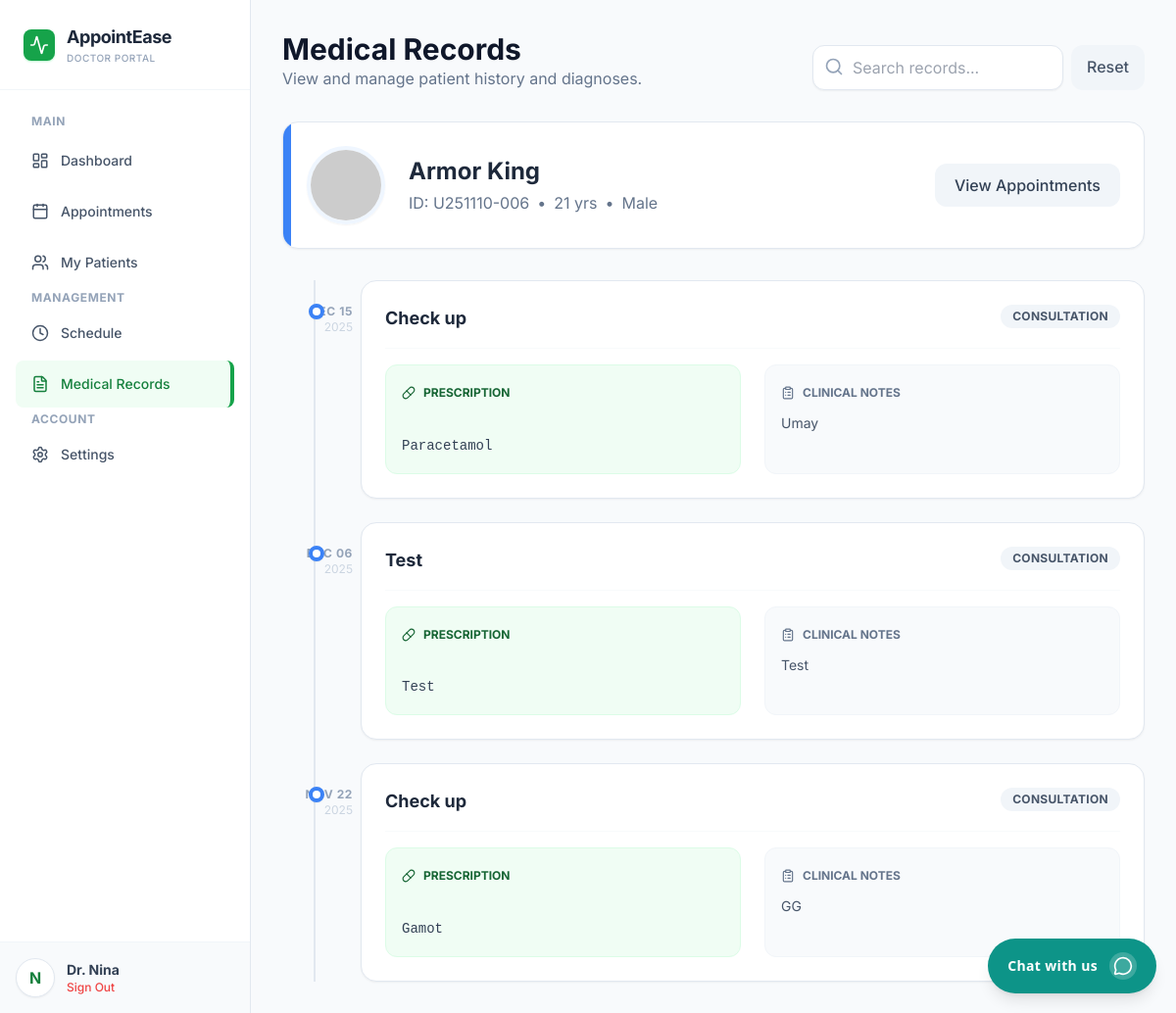
The page /doctor_records.php?patient_id=U251110-006 (signed in) on the database its author committed.
### tables this page shows
CREATE TABLE `tblinfo` (
  `id` int(11) NOT NULL,
  `user_id` varchar(30) NOT NULL,
  `last_name` varchar(40) NOT NULL,
  `first_name` varchar(50) NOT NULL,
  `middle_name` varchar(40) NOT NULL,
  `specialization` varchar(30) NOT NULL,
  `bdate` date NOT NULL,
  `gender` varchar(10) NOT NULL,
  `address` varchar(200) NOT NULL,
  `contact` varchar(20) NOT NULL,
  `image` varchar(255) DEFAULT NULL
);

CREATE TABLE `tbl_medical_records` (
  `id` int(11) NOT NULL,
  `appointment_id` int(11) NOT NULL,
  `diagnosis` varchar(255) DEFAULT NULL,
  `prescription` text DEFAULT NULL,
  `notes` text DEFAULT NULL,
  `created_at` timestamp NOT NULL DEFAULT current_timestamp()
);

CREATE TABLE `tblappointment` (
  `id` int(11) NOT NULL,
  `booking_date` date NOT NULL,
  `booking_time` time DEFAULT NULL,
  `user_id` varchar(30) NOT NULL,
  `doctor` varchar(30) NOT NULL,
  `status` int(11) NOT NULL,
  `reminder_sent` tinyint(1) NOT NULL DEFAULT 0,
  `reminder_sent_at` datetime DEFAULT NULL
);

### controllers/doctor_records_data.php (called while the page is built, shortened)
<?php
require_once 'security_helper.php';
require_once 'db.php';
$doctor_id = session_get_user_id();
$search = $_GET['search'] ?? '';
$patient_filter = $_GET['patient_id'] ?? '';
$sql = "SELECT mr.*,
               a.booking_date,
               p.first_name, p.last_name, p.gender, p.bdate, p.image
        FROM tbl_medical_records mr
        JOIN tblappointment a ON mr.appointment_id = a.id
        JOIN tblinfo p ON a.user_id = p.user_id
        WHERE a.doctor = ?";
$params = [$doctor_id];
if ($patient_filter) {
    $sql .= " AND p.user_id = ?";
    $params[] = $patient_filter;
}
$sql .= " ORDER BY a.booking_date DESC, mr.created_at DESC";
try {
    $stmt = $pdo->prepare($sql);
    $stmt->execute($params);
    $records = $stmt->fetchAll(PDO::FETCH_ASSOC);
} catch (Exception $e) {
    die("Error: " . $e->getMessage());
}
if ($patient_filter) {
    $stmt = $pdo->prepare("SELECT * FROM tblinfo WHERE user_id = ?");
    $stmt->execute([$patient_filter]);
    $patientInfo = $stmt->fetch(PDO::FETCH_ASSOC);
}
function getAge($dob) {
    return date_diff(date_create($dob), date_create('today'))->y;
}
?>

### security_helper.php (called while the page is built, shortened)
<?php
function sanitize_output($data) {
    return htmlspecialchars($data ?? '', ENT_QUOTES | ENT_SUBSTITUTE, 'UTF-8');
}
function e($data) {
    return sanitize_output($data);
}
?>

### doctor_records.php (the view, shortened to what this page needs)
<?php
include __DIR__ . '/controllers/doctor_records_data.php';
?>
<!DOCTYPE html>
<html lang="en">
<head>
    <script src="https://cdn.tailwindcss.com"></script>
</head>
<body class="text-slate-800">
    <div class="flex h-screen overflow-hidden">
        <?php include 'includes/doctor_sidebar.php'; ?>
        <main class="flex-1 overflow-auto w-full">
            <div class="p-6 md:p-8 max-w-7xl mx-auto">
                <div class="flex flex-col md:flex-row justify-between items-end mb-8 gap-4">
                    <div>
                        <h1 class="text-3xl font-bold text-slate-900">Medical Records</h1>
                        <p class="text-slate-500">View and manage patient history and diagnoses.</p>
                    </div>
                    <form method="GET" class="flex gap-2 w-full md:w-auto">
                        <div class="relative flex-1">
                            <i data-lucide="search" class="absolute left-3 top-3 text-slate-400 w-5 h-5"></i>
                            <input type="text" name="search" value="<?= e($search) ?>" placeholder="Search records..." class="w-full md:w-64 pl-10 pr-4 py-2.5 bg-white border border-slate-200 rounded-xl focus:outline-none focus:border-green-500 transition shadow-sm">
                        </div>
                        <?php if($patient_filter || $search): ?>
                            <a href="doctor_records.php" class="px-4 py-2.5 bg-slate-100 text-slate-600 font-medium rounded-xl hover:bg-slate-200 transition">Reset</a>
                        <?php endif; ?>
                    </form>
                </div>
                <?php if($patientInfo):
                    $pName = e($patientInfo['first_name'] . ' ' . $patientInfo['last_name']);
                    $pAvatar = !empty($patientInfo['image']) ? 'uploads/' . e($patientInfo['image']) : 'https://ui-avatars.com/api/?name=' . urlencode($pName) . '&background=random';
                ?>
                <div class="bg-white rounded-2xl border border-slate-200 p-6 mb-8 flex flex-col md:flex-row items-center gap-6 shadow-sm relative overflow-hidden">
                    <div class="absolute top-0 left-0 w-2 h-full bg-blue-500"></div>
                    <img src="<?= $pAvatar ?>" class="w-20 h-20 rounded-full border-4 border-blue-50 shadow-sm object-cover">
                    <div class="flex-1 text-center md:text-left">
                        <h2 class="text-2xl font-bold text-slate-800"><?= $pName ?></h2>
                        <p class="text-slate-500 flex items-center justify-center md:justify-start gap-2 mt-1">
                            <span>ID: <?= e($patientInfo['user_id']) ?></span> &bull;
                            <span><?= getAge($patientInfo['bdate']) ?> yrs</span> &bull;
                            <span><?= e($patientInfo['gender']) ?></span>
                        </p>
                    </div>
                    <div class="flex gap-3">
                        <a href="doctor_appointments.php?search=<?= urlencode($patientInfo['last_name']) ?>" class="px-5 py-2.5 bg-slate-100 text-slate-700 font-medium rounded-xl hover:bg-slate-200 transition">
                            View Appointments
                        </a>
                    </div>
                </div>
                <?php endif; ?>
                <div class="space-y-6 relative before:absolute before:left-4 md:before:left-8 before:top-0 before:bottom-0 before:w-0.5 before:bg-slate-200">
                    <?php if (empty($records)): ?>
                        <div class="pl-12 md:pl-20 py-8">
                            <div class="bg-white rounded-2xl border border-slate-200 border-dashed p-8 text-center">
                                <p class="text-slate-500">No medical records found matching your criteria.</p>
                            </div>
                        </div>
                    <?php else: ?>
                        <?php foreach ($records as $rec):
                            $dateObj = new DateTime($rec['booking_date']);
                        ?>
                        <div class="relative pl-12 md:pl-20 group">
                            <div class="absolute left-[11px] md:left-[27px] top-6 w-4 h-4 rounded-full bg-white border-4 border-blue-500 shadow-sm z-10 group-hover:scale-110 transition-transform"></div>
                            <div class="absolute left-0 top-6 -ml-2 md:-ml-6 w-24 text-right hidden md:block">
                                <p class="text-xs font-bold text-slate-400 uppercase tracking-wider"><?= $dateObj->format('M d') ?></p>
                                <p class="text-xs text-slate-300"><?= $dateObj->format('Y') ?></p>
                            </div>
                            <div class="bg-white rounded-2xl border border-slate-200 p-6 shadow-sm hover:shadow-md transition-all">
                                <div class="flex flex-col md:flex-row justify-between items-start mb-4 border-b border-slate-50 pb-4">
                                    <div>
                                        <h3 class="text-lg font-bold text-slate-800 flex items-center gap-2">
                                            <?= e($rec['diagnosis']) ?>
                                        </h3>
                                    </div>
                                    <span class="px-3 py-1 bg-slate-100 text-slate-600 text-xs rounded-full font-bold uppercase tracking-wide mt-2 md:mt-0">
                                        Consultation
                                    </span>
                                </div>
                                <div class="grid grid-cols-1 md:grid-cols-2 gap-6">
                                    <?php if(!empty($rec['prescription'])): ?>
                                    <div class="bg-green-50 p-4 rounded-xl border border-green-100">
                                        <h4 class="text-xs font-bold text-green-800 uppercase mb-2 flex items-center gap-2">
                                            <i data-lucide="pill" width="14"></i> Prescription
                                        </h4>
                                        <p class="text-sm text-slate-700 whitespace-pre-line leading-relaxed font-mono">
                                            <?= e($rec['prescription']) ?>
                                        </p>
                                    </div>
                                    <?php endif; ?>
                                    <?php if(!empty($rec['notes'])): ?>
                                    <div class="bg-slate-50 p-4 rounded-xl border border-slate-100">
                                        <h4 class="text-xs font-bold text-slate-500 uppercase mb-2 flex items-center gap-2">
                                            <i data-lucide="clipboard-list" width="14"></i> Clinical Notes
                                        </h4>
                                        <p class="text-sm text-slate-600 leading-relaxed">
                                            <?= e($rec['notes']) ?>
                                        </p>
                                    </div>
                                    <?php endif; ?>
                                </div>
                            </div>
                        </div>
                        <?php endforeach; ?>
                    <?php endif; ?>
                </div>
            </div>
        </main>
    </div>
</body>
</html>

### doctor_records.php (style rules this page uses)
body { font-family: 'Inter', sans-serif; background-color: #f8fafc; }

### rows shown on the page
tblinfo: pName "Armor King", user "U251110-006", bdate "21", gender "Male"
tbl_medical_records: appointment.booking_date "DEC 15", appointment.booking_date "2025", diagnosis "Check up", prescription "Paracetamol", notes "Umay"
tbl_medical_records: appointment.booking_date "DEC 06", appointment.booking_date "2025", diagnosis "Test", prescription "Test", notes "Test"
tbl_medical_records: appointment.booking_date "NOV 22", appointment.booking_date "2025", diagnosis "Check up", prescription "Gamot", notes "GG"

### other values the page prints
substr($sidebarDocName, 0, 1) "N"
$sidebarDocName "Nina"
